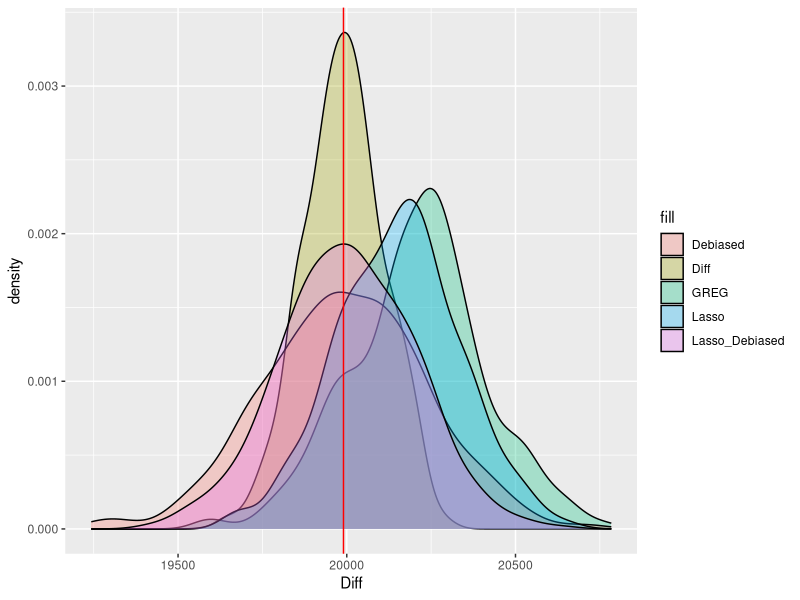

This figure's R source:
## ---- chunk 1
N = 2000
n = 100
m = 50
p = 40
s = 20

set.seed(2)

# X = matrix(rnorm(N * p, 2, 1), nr = N, nc = p)

library(mvtnorm)

ar1_cor <- function(n, rho) {
  exponent <- abs(matrix(1:n - 1, nrow = n, ncol = n, byrow = TRUE) - 
                    (1:n - 1))
  rho^exponent
}

X = rmvnorm(n = N, rep(0, p), ar1_cor(p, 0.2))
X = pnorm(X)
# X = scale(X, T, T)

beta = c(rep(1, s), rep(0, p - s))
e = rnorm(N, 0, 1)
y = X %*% beta + e 
t_y = sum(y)

# pi1 = e^2 / sum(e^2) * n

r = 0.75

ratio = (1 - r) / r
z = rnorm(n = N, 0, sqrt(ratio)) + e
# z = rnorm(n = N, 0, 1)
z_sorted_idx = order(z)
len = round(N / 4)
## ---- chunk 2
res = NULL
res2 = NULL
res3 = NULL
SIMNUM = 500
X = cbind(1, X)
beta = c(0, beta)
for(simnum in 1:SIMNUM){
  print(simnum)
  # set.seed(simnum)
  
  Index = rep(0, n)
  d1 = rep(0, N)
  n_h = c(15, 20, 30, 35) / 100 * n
  cumn_h = cumsum(n_h)
  for (i in 1:4){
    Idx_z = (len * (i - 1)+ 1): (len * i)
    Idx = z_sorted_idx[Idx_z]
    d1[Idx] = len / n_h[i]
    from = ifelse(i == 1, 0, cumn_h[i-1])
    Index[(from + 1) : cumn_h[i]] = sample(Idx, size = n_h[i], replace = FALSE)
    
  }
  
  
  # Index = sample(1:N, size = n, replace = FALSE, prob = pi1)
  y_s = y[Index]
  X_s = X[Index, ,drop = F]
  d1_s = d1[Index]
  lm_obj = lm(y_s ~  0 + X_s, weights = d1_s)
  beta_hat = lm_obj$coefficients
  #drop(solve(t(X_s) %*% diag(d1_s) %*% X_s, t(X_s) %*% diag(d1_s) %*% y_s))
  
  # beta_hat = unname(lm(y_s ~  t(apply(X_s, 1, function(k) k 
  # - colSums(X_s * d1_s) / N)), weights = d1_s)$coefficients[-1])
  
  y_HT = sum(y_s * d1_s)
  
  y_diff = drop(colSums(X) %*% beta + sum((y_s - drop(X_s %*% beta)) * d1_s))
  
  y_GREG = drop(colSums(X) %*% beta_hat + sum((y_s - drop(X_s %*% beta_hat)) * d1_s))
  
  library(glmnet)
  if(simnum == 1) cv_model <- cv.glmnet(X_s, y_s, weights = d1_s)
  
  #find optimal lambda value that minimizes test MSE
  best_lambda <- cv_model$lambda.min
  best_lambda
  
  best_model <- glmnet(X_s, y_s, weights = d1_s, lambda = best_lambda)
  beta_hat2 = as.vector(coef(best_model))[-1]
  
  y_Lasso = drop(colSums(X) %*% beta_hat2 + sum((y_s - drop(X_s %*% beta_hat2)) * d1_s))
  
  # y_model = drop(colSums(X) %*% beta_hat)
  
  y_debiased_vec = NULL
  e_s_vec = NULL
  for(k in 1:10){
    Index_sub1 = Index[sample(1:n, size = m, replace = FALSE)]
    Index_sub2 = Index[!(Index %in% Index_sub1)]
    
    y_s1 = y[Index_sub1]
    X_s1 = X[Index_sub1, ,drop = F]
    d1_s1 = d1[Index_sub1]
    lm_obj1 = lm(y_s1 ~  0 +X_s1, weights = d1_s1)
    beta_hat1 = lm_obj1$coefficients
    
    y_s2 = y[Index_sub2]
    X_s2 = X[Index_sub2, ,drop = F]
    d1_s2 = d1[Index_sub2]
    lm_obj2 = lm(y_s2 ~ 0 +  X_s2, weights = d1_s2)
    beta_hat2 = lm_obj2$coefficients
    
    e_s_tmp = ifelse(Index %in% Index_sub1, y_s - X_s %*% beta_hat2, y_s - X_s %*% beta_hat1)
    
    e_s_vec = rbind(e_s_vec, e_s_tmp)
    
    # y_debiased = drop(colSums(X) %*% beta_hat + sum((y_s1 - drop(X_s1 %*% beta_hat2)) * d1_s1) 
    # + sum((y_s2 - drop(X_s2 %*% beta_hat1)) * d1_s2))
    
    y_debiased = drop(colSums(X) %*% (sum(d1_s2) / sum(d1_s) * beta_hat1 + sum(d1_s1) / sum(d1_s) * beta_hat2) + 
                        sum((y_s1 - drop(X_s1 %*% beta_hat2)) * d1_s1) + sum((y_s2 - drop(X_s2 %*% beta_hat1)) * d1_s2))
    
    y_debiased_vec = c(y_debiased_vec, y_debiased)
  }
  e_s_tmp = colMeans(e_s_vec)
  
  y_debiased = mean(y_debiased_vec)
  
  y_debiased_Lasso_vec = NULL
  for(k in 1:10){
    Index_sub1 = Index[sample(1:n, size = m, replace = FALSE)]
    Index_sub2 = Index[!(Index %in% Index_sub1)]

    y_s1 = y[Index_sub1]
    X_s1 = X[Index_sub1, ,drop = F]
    d1_s1 = d1[Index_sub1]

    if(simnum == 1) cv_model <- cv.glmnet(X_s1, y_s1, weights = d1_s1)

    #find optimal lambda value that minimizes test MSE
    best_lambda1 <- cv_model$lambda.min
    best_lambda1

    best_model1 <- glmnet(X_s1, y_s1, weights = d1_s1, lambda = best_lambda1)
    beta_hat1 = as.vector(coef(best_model1))[-1]

    y_s2 = y[Index_sub2]
    X_s2 = X[Index_sub2, ,drop = F]
    d1_s2 = d1[Index_sub2]

    if(simnum == 1) cv_model <- cv.glmnet(X_s2, y_s2, weights = d1_s2)

    #find optimal lambda value that minimizes test MSE
    best_lambda2 <- cv_model$lambda.min
    best_lambda2

    best_model2 <- glmnet(X_s2, y_s2, weights = d1_s2, lambda = best_lambda2)
    beta_hat2 = as.vector(coef(best_model2))[-1]

    y_debiased_Lasso = drop(colSums(X) %*% (sum(d1_s2) / sum(d1_s) * beta_hat1 + sum(d1_s1) / sum(d1_s) * beta_hat2) +
                        sum((y_s1 - drop(X_s1 %*% beta_hat2)) * d1_s1) + sum((y_s2 - drop(X_s2 %*% beta_hat1)) * d1_s2))

    y_debiased_Lasso_vec = c(y_debiased_Lasso_vec, y_debiased_Lasso)
  }
  
  y_debiased_Lasso = mean(y_debiased_Lasso_vec)
  
    Omega = matrix(1 - n / (n-1) * (N-1) / N, nr = n, nc = n)
  diag(Omega) = 1 - n / N
  
  
  sigma_HT = sqrt(drop(t(y_s)  %*% Omega %*% y_s * N^2 / n^2))
  
  e_s = y_s - X_s %*% beta
  sigma_diff = sqrt(drop(t(e_s)  %*% Omega %*% e_s * N^2 / n^2))
  
  # sum(sapply(1:n, function(k) sapply(1:n, function(l) 
  #   ifelse(k == l, 1 - n / N, 1 - n / (n - 1) * (N - 1) / N) * e_s[k] * e_s[l] * N / n * N / n  ))) / N^2
  
  e_s = y_s - X_s %*% beta_hat
  sigma_GREG = sqrt(drop(t(e_s)  %*% Omega %*% e_s * N^2 / n^2))

sigma_Debiased = sqrt(drop(t(e_s_tmp)  %*% Omega %*% e_s_tmp * N^2 / n^2))


  # y_unbiased = drop(colSums(X) %*% beta_hat1 + sum((y_s1 - drop(X_s1 %*% beta_hat1))) 
  #                   + sum((y_s2 - drop(X_s2 %*% beta_hat1)) * 2))
  
  res = rbind(res, c(HT = y_HT, Diff = y_diff, GREG = y_GREG, Lasso = y_Lasso, 
                     Debiased = y_debiased, Lasso_Debiased = y_debiased_Lasso))
  
  res2 = rbind(res2, c(HT = sigma_HT, Diff = sigma_diff, GREG = sigma_GREG, Debiased = sigma_Debiased))
  
}

BIAS = colMeans(res - t_y)
SE = apply(res, 2, function(x) sqrt(var(x) * (length(x)-1)/length(x) ))
RMSE = apply(res - t_y, 2, function(x) sqrt(mean(x^2)))
## ---- chunk 3
cbind(BIAS, SE, RMSE)
## ---- chunk 4
BIAS2 = colMeans(res2 - rep(SE[c(1,2,3,5)], each = nrow(res2)))
SE2 = apply(res2, 2, function(x) sqrt(var(x) * (length(x)-1)/length(x) ))
RMSE2 = apply(res2 - rep(SE[c(1,2,3,5)], each = nrow(res2)), 2, function(x) sqrt(mean(x^2)))

cbind(BIAS2, SE2, RMSE2, REl_BIAS = BIAS2 / SE[c(1,2,3,5)])
cbind(BIAS2, REl_BIAS = BIAS2 / SE[c(1,2,3,5)])
## ---- chunk 5
library(ggplot2)
ggplot() + 
  geom_density(data = data.frame(res), aes(x = Diff, fill = "Diff"), alpha = 0.3) +
  geom_density(data = data.frame(res), aes(x = GREG, fill = "GREG"), alpha = 0.3) + 
  geom_density(data = data.frame(res), aes(x = Debiased, fill = "Debiased"), alpha = 0.3) + 
  geom_density(data = data.frame(res), aes(x = Lasso, fill = "Lasso"), alpha = 0.3) + 
  geom_density(data = data.frame(res), aes(x = Lasso_Debiased, fill = "Lasso_Debiased"), alpha = 0.3) +
  geom_vline(xintercept = t_y, col = "red")
